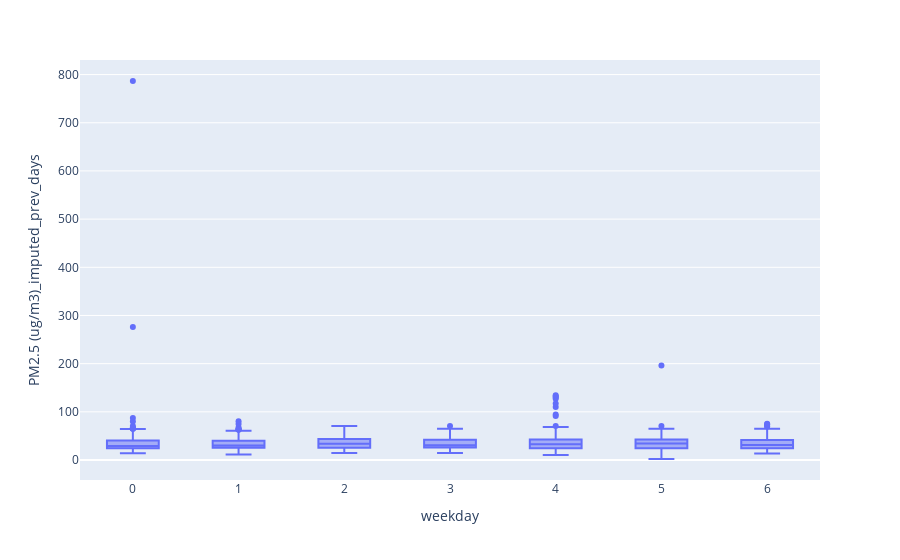

Notebook source saved alongside this figure:
### Code cell
# Group data by weekday
last_3_months['weekday'] = last_3_months.index.weekday

# Generate boxplots for each weekday
fig = px.box(last_3_months, x='weekday', y=col_name_imputed)

fig.show()

### Figure 1 — Plotly figure (JSON) as saved in the notebook; plotly's stock layout.template omitted (floating-point values rounded to 4 significant figures; data arrays with more than 128 entries replaced by an {"elided": "..."} marker saying what was removed)
{"data": [{"alignmentgroup": "True", "hovertemplate": "weekday=%{x}<br>PM2.5 (ug/m3)_imputed_prev_days=%{y}<extra></extra>", "legendgroup": "", "marker": {"color": "#636efa"}, "name": "", "notched": false, "offsetgroup": "", "orientation": "v", "showlegend": false, "type": "box", "x": {"elided": "2161 int values"}, "x0": " ", "xaxis": "x", "y": {"elided": "2161 float values"}, "y0": " ", "yaxis": "y"}], "layout": {"boxmode": "group", "legend": {"tracegroupgap": 0}, "margin": {"t": 60}, "xaxis": {"anchor": "y", "domain": [0, 1], "title": {"text": "weekday"}}, "yaxis": {"anchor": "x", "domain": [0, 1], "title": {"text": "PM2.5 (ug/m3)_imputed_prev_days"}}}}
